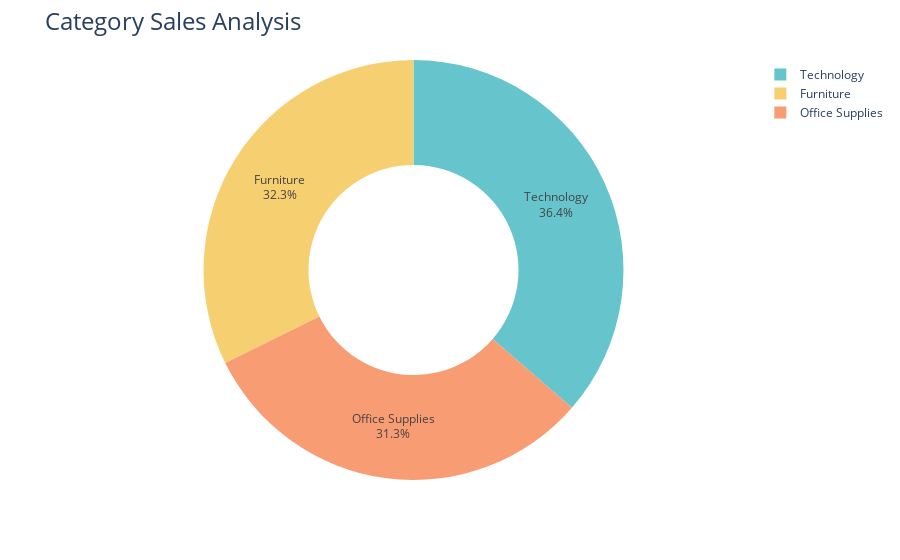

Here is the notebook cell this chart was saved with:
### Code cell
fig2 = px.pie(sales_by_category,
               values = 'Sales',
               names = 'Category',
               hole = 0.5,
               color_discrete_sequence = px.colors.qualitative.Pastel)
fig2.update_traces (textposition = 'inside',textinfo = 'percent + label')
fig2.update_layout(title_text = 'Category Sales Analysis',title_font = dict(size = 24))
fig2.show()

### Figure 1 — Plotly figure (JSON) as saved in the notebook; plotly's stock layout.template omitted (floating-point values rounded to 4 significant figures)
{"data": [{"domain": {"x": [0, 1], "y": [0, 1]}, "hole": 0.5, "hovertemplate": "Category=%{label}<br>Sales=%{value}<extra></extra>", "labels": ["Furniture", "Office Supplies", "Technology"], "legendgroup": "", "name": "", "showlegend": true, "textinfo": "percent+label", "textposition": "inside", "type": "pie", "values": [742000.0, 719000.0, 836200.0]}], "layout": {"autosize": true, "legend": {"tracegroupgap": 0}, "margin": {"t": 60}, "piecolorway": ["rgb(102, 197, 204)", "rgb(246, 207, 113)", "rgb(248, 156, 116)", "rgb(220, 176, 242)", "rgb(135, 197, 95)", "rgb(158, 185, 243)", "rgb(254, 136, 177)", "rgb(201, 219, 116)", "rgb(139, 224, 164)", "rgb(180, 151, 231)", "rgb(179, 179, 179)"], "title": {"font": {"size": 24}, "text": "Category Sales Analysis"}}}
